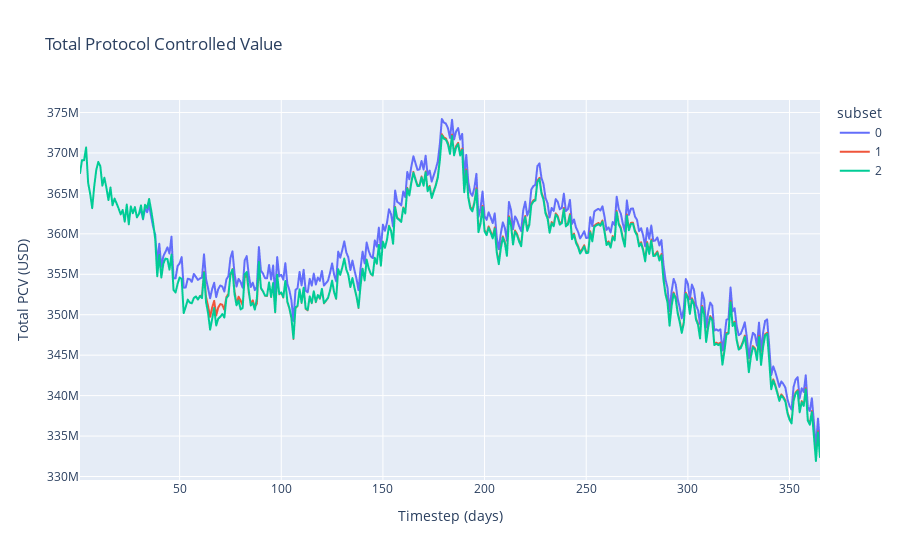

Notebook code cell kept with this figure:
### Code cell
fig = df.query('run == 1').plot(
    x='timestep',
    y='total_pcv',
    title='Total Protocol Controlled Value',
    color='subset',
)

fig.update_xaxes(title='Timestep (days)')
fig.update_yaxes(title='Total PCV (USD)')

### Figure 1 — Plotly figure (JSON) as saved in the notebook; plotly's stock layout.template omitted (floating-point values rounded to 4 significant figures; data arrays with more than 128 entries replaced by an {"elided": "..."} marker saying what was removed)
{"data": [{"hovertemplate": "subset=0<br>timestep=%{x}<br>total_pcv=%{y}<extra></extra>", "legendgroup": "0", "line": {"color": "#636efa", "dash": "solid"}, "mode": "lines", "name": "0", "showlegend": true, "type": "scattergl", "x": {"elided": "365 int values"}, "xaxis": "x", "y": {"elided": "365 float values"}, "yaxis": "y"}, {"hovertemplate": "subset=1<br>timestep=%{x}<br>total_pcv=%{y}<extra></extra>", "legendgroup": "1", "line": {"color": "#EF553B", "dash": "solid"}, "mode": "lines", "name": "1", "showlegend": true, "type": "scattergl", "x": {"elided": "365 int values"}, "xaxis": "x", "y": {"elided": "365 float values"}, "yaxis": "y"}, {"hovertemplate": "subset=2<br>timestep=%{x}<br>total_pcv=%{y}<extra></extra>", "legendgroup": "2", "line": {"color": "#00cc96", "dash": "solid"}, "mode": "lines", "name": "2", "showlegend": true, "type": "scattergl", "x": {"elided": "365 int values"}, "xaxis": "x", "y": {"elided": "365 float values"}, "yaxis": "y"}], "layout": {"autosize": true, "legend": {"title": {"text": "subset"}, "tracegroupgap": 0}, "title": {"text": "Total Protocol Controlled Value"}, "xaxis": {"anchor": "y", "autorange": true, "domain": [0, 1], "range": [1, 365], "title": {"text": "Timestep (days)"}, "type": "linear"}, "yaxis": {"anchor": "x", "autorange": true, "domain": [0, 1], "range": [329600000.0, 376500000.0], "title": {"text": "Total PCV (USD)"}, "type": "linear"}}}
